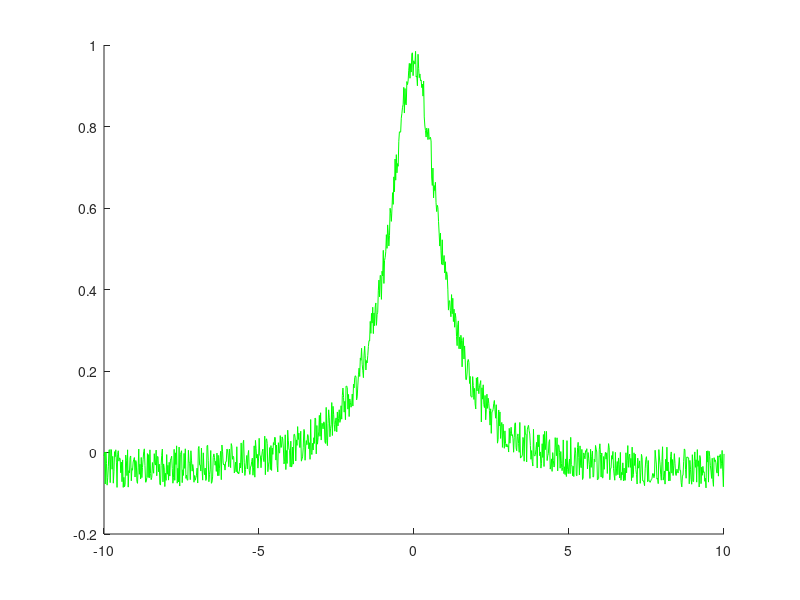

Reproduce this figure in MATLAB. (Note: this script raises an error after producing the figure.)
% Plotting_signals.m
% This script plots the data of signal.mat
% Figure one shows the smoothed and unsmoothed overlapping in one plot
% Figure two shows 3 plots, unprocessed, proccessed once, proccessed 100x

% Clears the workspace and command window
clear,clc
% Load the data
load signal.mat

% %-----------------------------------------------------------------------
% Figure one

% hold on to both plots and make it figure one
figure
hold on

% plots the unproccessed graph
plot(t, y, 'g')

% proccess the data using SmoothSignal function and plot the graph
smoothed_t_100 = SmoothSignal(t, 100);
smoothed_y_100 = SmoothSignal(y, 100);
plot(smoothed_t_100, smoothed_y_100, ':r')

% graph configuration for easier understanding
title('Plot of unprocessed and processed signals')
legend('unprocessed signal', 'processed signal')
xlabel('times(s)')
ylabel('signal strength')

%-----------------------------------------------------------------------
% Figure two


% hold on to all three plots and make it figure two
figure
hold on

% Define the size and position of the first plot
subplot(1,3,1)

% Plot the first plot and its configuration
plot(t, y, 'k')
title('Plot of unproccessed signal','FontSize', 8)
xlabel('times(s)')
ylabel('signal strength')

% Define the size and position of the second plot
subplot(1,3,2)

% smooth the values for second plot using SignalPass function
smoothed_t_1 = SmoothSignal(t, 1);
smoothed_y_1 = SmoothSignal(y, 1);

% Plot the second plot and its configuration
plot(smoothed_t_1, smoothed_y_1, 'k')
title('Plot of processed signal (1 pass)', 'FontSize', 7.25)
xlabel('times(s)')
ylabel('signal strength')

% Define the size and position of the third plot
subplot(1,3,3)

% smooth the values for third plot using SignalPass function
smoothed_t_100 = SmoothSignal(t, 100);
smoothed_y_100 = SmoothSignal(y, 100);

% Plot the third plot and its configuration
plot(smoothed_t_100, smoothed_y_100, 'k')
title('Plot of processed signal (100 pass)','FontSize', 7.25)
xlabel('times(s)')
ylabel('signal strength')